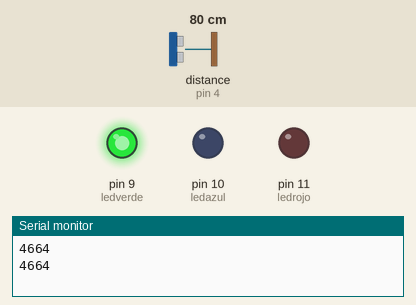
A sketch run on a simulated Arduino Uno, built with avr-gcc and run on an emulated ATmega328P. Parts: output pins drawn as LEDs (lit = HIGH), the last lines printed to the serial monitor. Dashed ring = blinking. The inputs (shaded band) are chosen by the test bench; at power-on: distance to the obstacle (sensor on pin 4) 80 cm. The echo pulse lasts 58.3 µs per cm; pins used as bus, display or sensor lines are not drawn.

Above: at 2.8 s.
2.9 s: distance to the obstacle (sensor on pin 4) set to 89 cm
At 5.2 s:
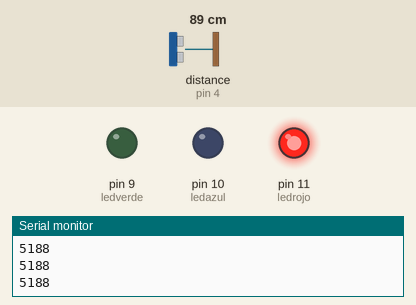
5.6 s: distance to the obstacle (sensor on pin 4) set to 2 cm
At 7.0 s:
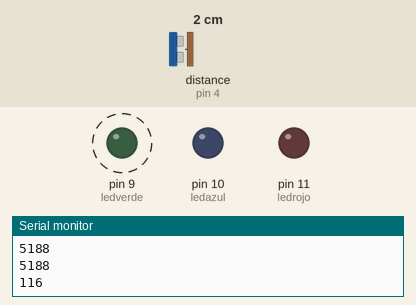
11.6 s: distance to the obstacle (sensor on pin 4) set to 120 cm
At 12.3 s:
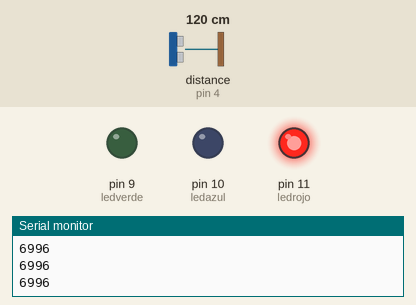
14.3 s: distance to the obstacle (sensor on pin 4) set to 4 cm
At 15.1 s:
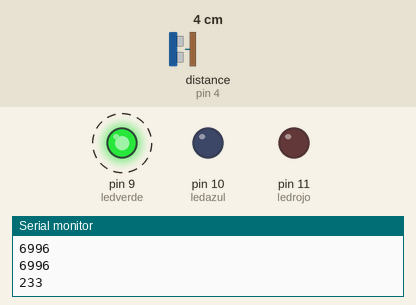
Timing chart, 0 to 21.3 s (numbered marks = the images above; inputs shaded):
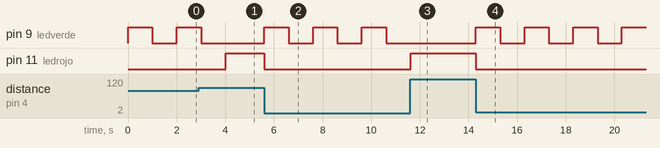

Measured:
- the behaviour switches between 85 and 86 cm on distance to the obstacle (sensor on pin 4) (found by bisection; images 0 and 1)
- after the input at 2.9 s, pin 9 (ledverde): goes on until 3.0 s, then stays LOW; pin 11 (ledrojo): LOW → HIGH after 1.1 s
- after the input at 5.6 s, pin 9 (ledverde): alternates HIGH for 1.0 s and LOW for 1.0 s, starting at once; pin 11 (ledrojo): HIGH → LOW at once
- after the input at 11.6 s, pin 9 (ledverde): stays LOW (without the input it goes to HIGH after 0.01 s); pin 11 (ledrojo): LOW → HIGH at once
- after the input at 14.3 s, pin 9 (ledverde): alternates HIGH for 1.0 s and LOW for 1.0 s, starting at once; pin 11 (ledrojo): HIGH → LOW at once

The sketch:

Ultrasonido_Uso_actividad.ino
```cpp
int ledrojo = 11;
int ledverde = 9;
int ledazul = 10;
int disparo = 2;
int eco = 4;

long tiempoPulso;
float distMedida;

void setup()
{
  Serial.begin(9600);

  pinMode(ledrojo, OUTPUT);
  pinMode(ledverde, OUTPUT);
  pinMode(ledazul, OUTPUT);
  pinMode(disparo, OUTPUT);
  pinMode(eco, INPUT);
}

 void loop()
 {
  digitalWrite(disparo, HIGH);
  delayMicroseconds(10);
  digitalWrite(disparo, LOW);

  tiempoPulso = pulseIn(eco, HIGH);
  Serial.println(tiempoPulso);

  if(tiempoPulso<5000)
  {
    analogWrite(ledrojo, 0);
    analogWrite(ledverde, 255);
    analogWrite(ledazul, 0);
    delay(1000);
    analogWrite(ledrojo, 0);
    analogWrite(ledverde, 0);
    analogWrite(ledazul, 0);
    delay(1000);

  }

  else
  {
    analogWrite(ledrojo, 255);
    analogWrite(ledverde, 0);
    analogWrite(ledazul, 0);
  }
}
```
